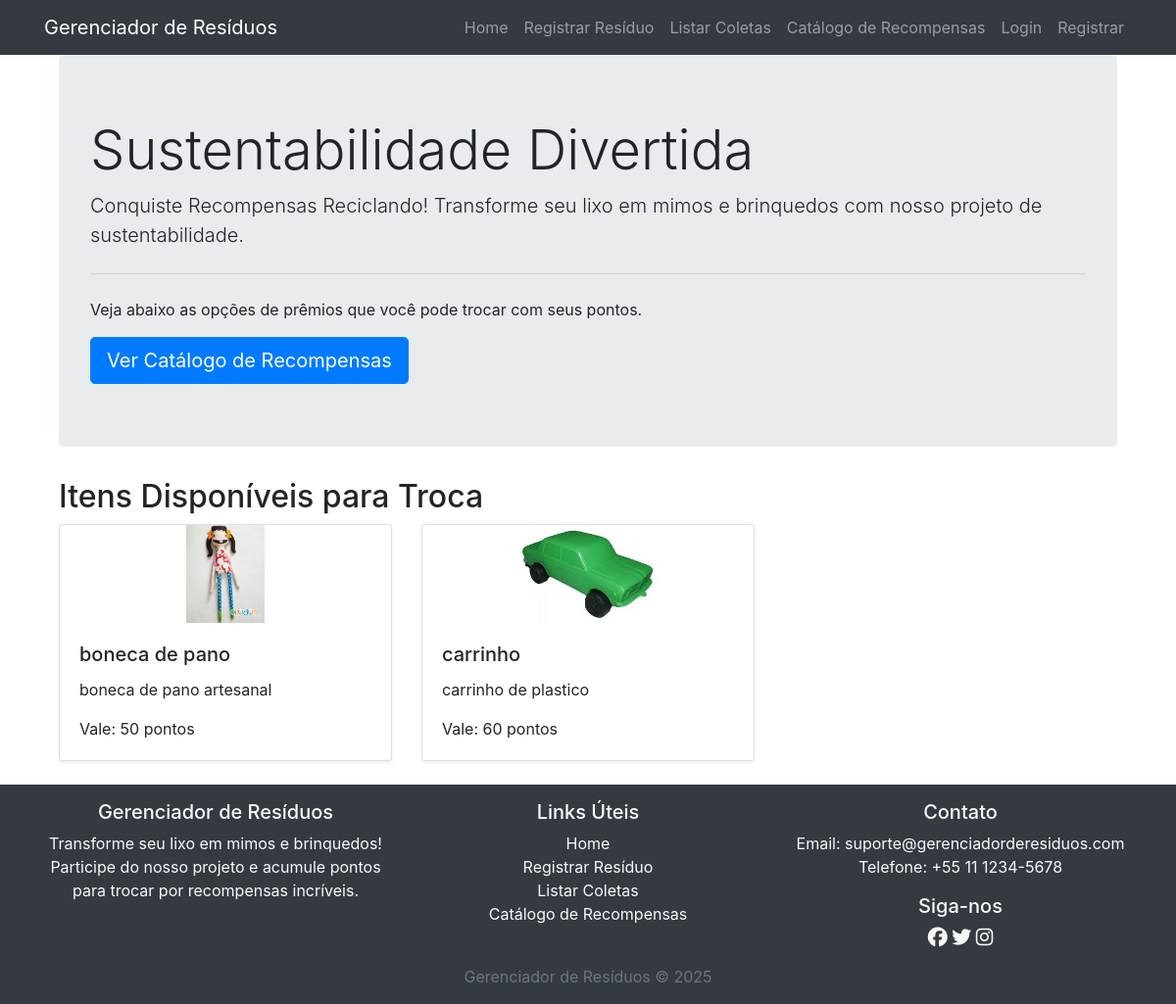
The page / on the database its author committed.
### residuos/models.py (models this page shows, shortened)
class Recompensa(models.Model):
    nome = models.CharField(max_length=255)
    descricao = models.TextField()
    pontos_necessarios = models.IntegerField()
    empresa = models.CharField(max_length=255, blank=True, null=True)
    imagem = models.ImageField(upload_to='recompensas/', blank=True, null=True)  # Novo campo

### residuos/views.py (the view)
# urls.py: 2. Add a URL to urlpatterns:  path('', views.home, name='home')
def home(request):
    residuos = Residuo.objects.all()
    coletas = Coleta.objects.all()
    recompensas = Recompensa.objects.all()
    context = {
        'residuos': residuos,
        'coletas': coletas,
        'recompensas': recompensas,
    }
    return render(request, 'residuos/home.html', context)

### templates/residuos/home.html (shortened to what this page needs)
{% extends 'base.html' %}
{% block content %}
<div class="container">
    <div class="jumbotron">
        <h1 class="display-4">Sustentabilidade Divertida</h1>
        <p class="lead">Conquiste Recompensas Reciclando! Transforme seu lixo em mimos e brinquedos com nosso projeto de sustentabilidade.</p>
        <hr class="my-4">
        <p>Veja abaixo as opções de prêmios que você pode trocar com seus pontos.</p>
        <a class="btn btn-primary btn-lg" href="{% url 'catalogo_recompensas' %}" role="button">Ver Catálogo de Recompensas</a>
    </div>
    <h2>Itens Disponíveis para Troca</h2>
    <div class="row">
        {% for recompensa in recompensas %}
            <div class="col-md-4">
                <div class="card mb-4 shadow-sm">
                    {% if recompensa.imagem %}
                        <img src="{{ recompensa.imagem.url }}" class="card-img-top card-img-preview" alt="{{ recompensa.nome }}">
                    {% endif %}
                    <div class="card-body">
                        <h5 class="card-title">{{ recompensa.nome }}</h5>
                        <p class="card-text">{{ recompensa.descricao }}</p>
                        <p class="card-text">Vale: {{ recompensa.pontos_necessarios }} pontos</p>
                    </div>
                </div>
            </div>
        {% endfor %}
    </div>
</div>
{% endblock %}

### static/css/styles.css (style rules this page uses)
html { height: 100%; }
body { display: flex; flex-direction: column; min-height: 100vh; padding-top: 56px; }
.container { flex: 1; }
.card-img-top { height: auto; width: 100%; max-height: 200px; object-fit: contain; }
.card-img-preview { height: 100px; width: auto; object-fit: contain; }

### rows shown on the page
Recompensa: imagem (picture), nome "boneca de pano", descricao "boneca de pano artesanal", pontos_necessarios "50"
Recompensa: imagem (picture), nome "carrinho", descricao "carrinho de plastico", pontos_necessarios "60"
